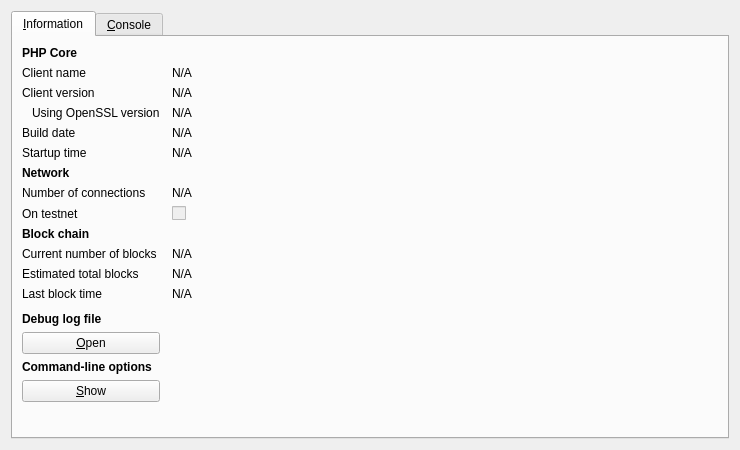
<?xml version="1.0" encoding="UTF-8"?>
<ui version="4.0">
 <class>RPCConsole</class>
 <widget class="QDialog" name="RPCConsole">
  <property name="geometry">
   <rect>
    <x>0</x>
    <y>0</y>
    <width>740</width>
    <height>450</height>
   </rect>
  </property>
  <property name="windowTitle">
   <string>PHP - Debug window</string>
  </property>
  <layout class="QVBoxLayout" name="verticalLayout_2">
   <item>
    <widget class="QTabWidget" name="tabWidget">
     <property name="currentIndex">
      <number>0</number>
     </property>
     <widget class="QWidget" name="tab_info">
      <attribute name="title">
       <string>&amp;Information</string>
      </attribute>
      <layout class="QGridLayout" name="gridLayout" columnstretch="0,1">
       <property name="horizontalSpacing">
        <number>12</number>
       </property>
       <item row="0" column="0">
        <widget class="QLabel" name="label_9">
         <property name="font">
          <font>
           <weight>75</weight>
           <bold>true</bold>
          </font>
         </property>
         <property name="text">
          <string>PHP Core</string>
         </property>
        </widget>
       </item>
       <item row="1" column="0">
        <widget class="QLabel" name="label_5">
         <property name="text">
          <string>Client name</string>
         </property>
        </widget>
       </item>
       <item row="1" column="1">
        <widget class="QLabel" name="clientName">
         <property name="cursor">
          <cursorShape>IBeamCursor</cursorShape>
         </property>
         <property name="text">
          <string>N/A</string>
         </property>
         <property name="textFormat">
          <enum>Qt::PlainText</enum>
         </property>
         <property name="textInteractionFlags">
          <set>Qt::LinksAccessibleByMouse|Qt::TextSelectableByKeyboard|Qt::TextSelectableByMouse</set>
         </property>
        </widget>
       </item>
       <item row="2" column="0">
        <widget class="QLabel" name="label_6">
         <property name="text">
          <string>Client version</string>
         </property>
        </widget>
       </item>
       <item row="2" column="1">
        <widget class="QLabel" name="clientVersion">
         <property name="cursor">
          <cursorShape>IBeamCursor</cursorShape>
         </property>
         <property name="text">
          <string>N/A</string>
         </property>
         <property name="textFormat">
          <enum>Qt::PlainText</enum>
         </property>
         <property name="textInteractionFlags">
          <set>Qt::LinksAccessibleByMouse|Qt::TextSelectableByKeyboard|Qt::TextSelectableByMouse</set>
         </property>
        </widget>
       </item>
       <item row="3" column="0">
        <widget class="QLabel" name="label_14">
         <property name="text">
          <string>Using OpenSSL version</string>
         </property>
         <property name="indent">
          <number>10</number>
         </property>
        </widget>
       </item>
       <item row="3" column="1">
        <widget class="QLabel" name="openSSLVersion">
         <property name="cursor">
          <cursorShape>IBeamCursor</cursorShape>
         </property>
         <property name="text">
          <string>N/A</string>
         </property>
         <property name="textFormat">
          <enum>Qt::PlainText</enum>
         </property>
         <property name="textInteractionFlags">
          <set>Qt::LinksAccessibleByMouse|Qt::TextSelectableByKeyboard|Qt::TextSelectableByMouse</set>
         </property>
        </widget>
       </item>
       <item row="4" column="0">
        <widget class="QLabel" name="label_12">
         <property name="text">
          <string>Build date</string>
         </property>
        </widget>
       </item>
       <item row="4" column="1">
        <widget class="QLabel" name="buildDate">
         <property name="cursor">
          <cursorShape>IBeamCursor</cursorShape>
         </property>
         <property name="text">
          <string>N/A</string>
         </property>
         <property name="textFormat">
          <enum>Qt::PlainText</enum>
         </property>
         <property name="textInteractionFlags">
          <set>Qt::LinksAccessibleByMouse|Qt::TextSelectableByKeyboard|Qt::TextSelectableByMouse</set>
         </property>
        </widget>
       </item>
       <item row="5" column="0">
        <widget class="QLabel" name="label_13">
         <property name="text">
          <string>Startup time</string>
         </property>
        </widget>
       </item>
       <item row="5" column="1">
        <widget class="QLabel" name="startupTime">
         <property name="cursor">
          <cursorShape>IBeamCursor</cursorShape>
         </property>
         <property name="text">
          <string>N/A</string>
         </property>
         <property name="textFormat">
          <enum>Qt::PlainText</enum>
         </property>
         <property name="textInteractionFlags">
          <set>Qt::LinksAccessibleByMouse|Qt::TextSelectableByKeyboard|Qt::TextSelectableByMouse</set>
         </property>
        </widget>
       </item>
       <item row="6" column="0">
        <widget class="QLabel" name="label_11">
         <property name="font">
          <font>
           <weight>75</weight>
           <bold>true</bold>
          </font>
         </property>
         <property name="text">
          <string>Network</string>
         </property>
        </widget>
       </item>
       <item row="7" column="0">
        <widget class="QLabel" name="label_7">
         <property name="text">
          <string>Number of connections</string>
         </property>
        </widget>
       </item>
       <item row="7" column="1">
        <widget class="QLabel" name="numberOfConnections">
         <property name="cursor">
          <cursorShape>IBeamCursor</cursorShape>
         </property>
         <property name="text">
          <string>N/A</string>
         </property>
         <property name="textFormat">
          <enum>Qt::PlainText</enum>
         </property>
         <property name="textInteractionFlags">
          <set>Qt::LinksAccessibleByMouse|Qt::TextSelectableByKeyboard|Qt::TextSelectableByMouse</set>
         </property>
        </widget>
       </item>
       <item row="8" column="0">
        <widget class="QLabel" name="label_8">
         <property name="text">
          <string>On testnet</string>
         </property>
        </widget>
       </item>
       <item row="8" column="1">
        <widget class="QCheckBox" name="isTestNet">
         <property name="enabled">
          <bool>false</bool>
         </property>
         <property name="text">
          <string/>
         </property>
        </widget>
       </item>
       <item row="9" column="0">
        <widget class="QLabel" name="label_10">
         <property name="font">
          <font>
           <weight>75</weight>
           <bold>true</bold>
          </font>
         </property>
         <property name="text">
          <string>Block chain</string>
         </property>
        </widget>
       </item>
       <item row="10" column="0">
        <widget class="QLabel" name="label_3">
         <property name="text">
          <string>Current number of blocks</string>
         </property>
        </widget>
       </item>
       <item row="10" column="1">
        <widget class="QLabel" name="numberOfBlocks">
         <property name="cursor">
          <cursorShape>IBeamCursor</cursorShape>
         </property>
         <property name="text">
          <string>N/A</string>
         </property>
         <property name="textFormat">
          <enum>Qt::PlainText</enum>
         </property>
         <property name="textInteractionFlags">
          <set>Qt::LinksAccessibleByMouse|Qt::TextSelectableByKeyboard|Qt::TextSelectableByMouse</set>
         </property>
        </widget>
       </item>
       <item row="11" column="0">
        <widget class="QLabel" name="label_4">
         <property name="text">
          <string>Estimated total blocks</string>
         </property>
        </widget>
       </item>
       <item row="11" column="1">
        <widget class="QLabel" name="totalBlocks">
         <property name="cursor">
          <cursorShape>IBeamCursor</cursorShape>
         </property>
         <property name="text">
          <string>N/A</string>
         </property>
         <property name="textFormat">
          <enum>Qt::PlainText</enum>
         </property>
         <property name="textInteractionFlags">
          <set>Qt::LinksAccessibleByMouse|Qt::TextSelectableByKeyboard|Qt::TextSelectableByMouse</set>
         </property>
        </widget>
       </item>
       <item row="12" column="0">
        <widget class="QLabel" name="label_2">
         <property name="text">
          <string>Last block time</string>
         </property>
        </widget>
       </item>
       <item row="12" column="1">
        <widget class="QLabel" name="lastBlockTime">
         <property name="cursor">
          <cursorShape>IBeamCursor</cursorShape>
         </property>
         <property name="text">
          <string>N/A</string>
         </property>
         <property name="textFormat">
          <enum>Qt::PlainText</enum>
         </property>
         <property name="textInteractionFlags">
          <set>Qt::LinksAccessibleByMouse|Qt::TextSelectableByKeyboard|Qt::TextSelectableByMouse</set>
         </property>
        </widget>
       </item>
       <item row="13" column="0">
        <spacer name="verticalSpacer_2">
         <property name="orientation">
          <enum>Qt::Vertical</enum>
         </property>
         <property name="sizeHint" stdset="0">
          <size>
           <width>20</width>
           <height>20</height>
          </size>
         </property>
        </spacer>
       </item>
       <item row="14" column="0">
        <widget class="QLabel" name="labelDebugLogfile">
         <property name="font">
          <font>
           <weight>75</weight>
           <bold>true</bold>
          </font>
         </property>
         <property name="text">
          <string>Debug log file</string>
         </property>
        </widget>
       </item>
       <item row="15" column="0">
        <widget class="QPushButton" name="openDebugLogfileButton">
         <property name="toolTip">
          <string>Open the PHP debug log file from the current data directory. This can take a few seconds for large log files.</string>
         </property>
         <property name="text">
          <string>&amp;Open</string>
         </property>
         <property name="autoDefault">
          <bool>false</bool>
         </property>
        </widget>
       </item>
       <item row="16" column="0">
        <widget class="QLabel" name="labelCLOptions">
         <property name="font">
          <font>
           <weight>75</weight>
           <bold>true</bold>
          </font>
         </property>
         <property name="text">
          <string>Command-line options</string>
         </property>
        </widget>
       </item>
       <item row="17" column="0">
        <widget class="QPushButton" name="showCLOptionsButton">
         <property name="toolTip">
          <string>Show the PHP-Qt help message to get a list with possible PHP command-line options.</string>
         </property>
         <property name="text">
          <string>&amp;Show</string>
         </property>
         <property name="autoDefault">
          <bool>false</bool>
         </property>
        </widget>
       </item>
       <item row="18" column="0">
        <spacer name="verticalSpacer">
         <property name="orientation">
          <enum>Qt::Vertical</enum>
         </property>
         <property name="sizeHint" stdset="0">
          <size>
           <width>20</width>
           <height>40</height>
          </size>
         </property>
        </spacer>
       </item>
      </layout>
     </widget>
     <widget class="QWidget" name="tab_console">
      <attribute name="title">
       <string>&amp;Console</string>
      </attribute>
      <layout class="QVBoxLayout" name="verticalLayout_3">
       <property name="spacing">
        <number>3</number>
       </property>
       <item>
        <widget class="QTextEdit" name="messagesWidget">
         <property name="minimumSize">
          <size>
           <width>0</width>
           <height>100</height>
          </size>
         </property>
         <property name="readOnly">
          <bool>true</bool>
         </property>
         <property name="tabKeyNavigation" stdset="0">
          <bool>false</bool>
         </property>
         <property name="columnCount" stdset="0">
          <number>2</number>
         </property>
        </widget>
       </item>
       <item>
        <layout class="QHBoxLayout" name="horizontalLayout">
         <property name="spacing">
          <number>3</number>
         </property>
         <item>
          <widget class="QLabel" name="label">
           <property name="text">
            <string notr="true">&gt;</string>
           </property>
          </widget>
         </item>
         <item>
          <widget class="QLineEdit" name="lineEdit"/>
         </item>
         <item>
          <widget class="QPushButton" name="clearButton">
           <property name="maximumSize">
            <size>
             <width>24</width>
             <height>24</height>
            </size>
           </property>
           <property name="toolTip">
            <string>Clear console</string>
           </property>
           <property name="text">
            <string/>
           </property>
           <property name="icon">
            <iconset resource="../bitcoin.qrc">
             <normaloff>:/icons/remove</normaloff>:/icons/remove</iconset>
           </property>
           <property name="shortcut">
            <string notr="true">Ctrl+L</string>
           </property>
           <property name="autoDefault">
            <bool>false</bool>
           </property>
          </widget>
         </item>
        </layout>
       </item>
      </layout>
     </widget>
    </widget>
   </item>
  </layout>
 </widget>
 <resources>
  <include location="../bitcoin.qrc"/>
 </resources>
 <connections/>
</ui>
